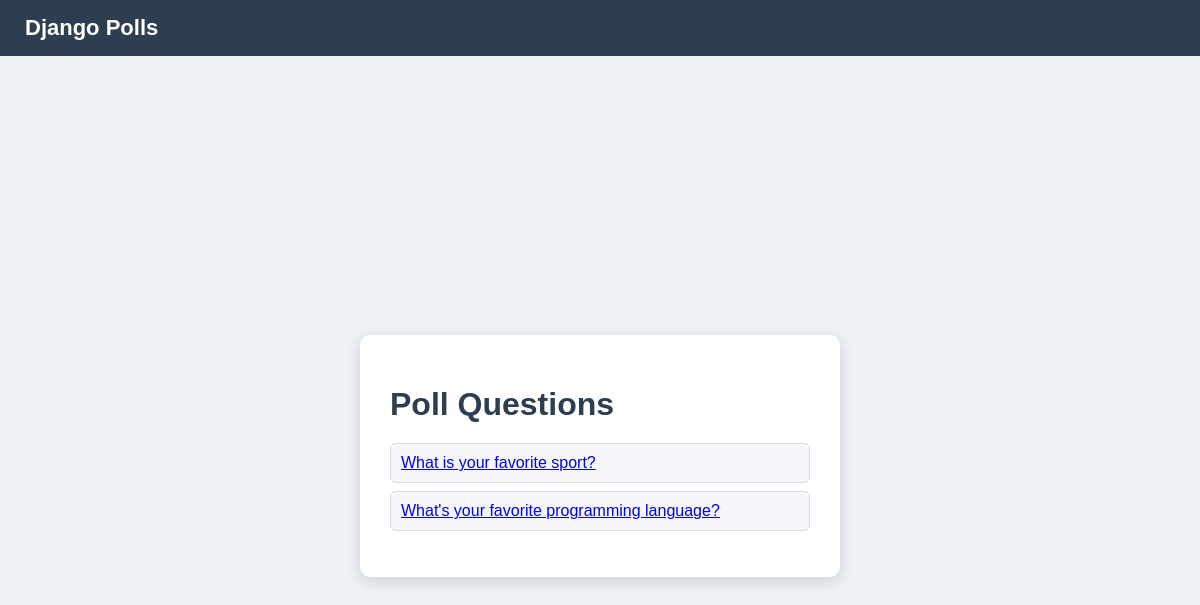
/, run on an earlier commit of the app's database.
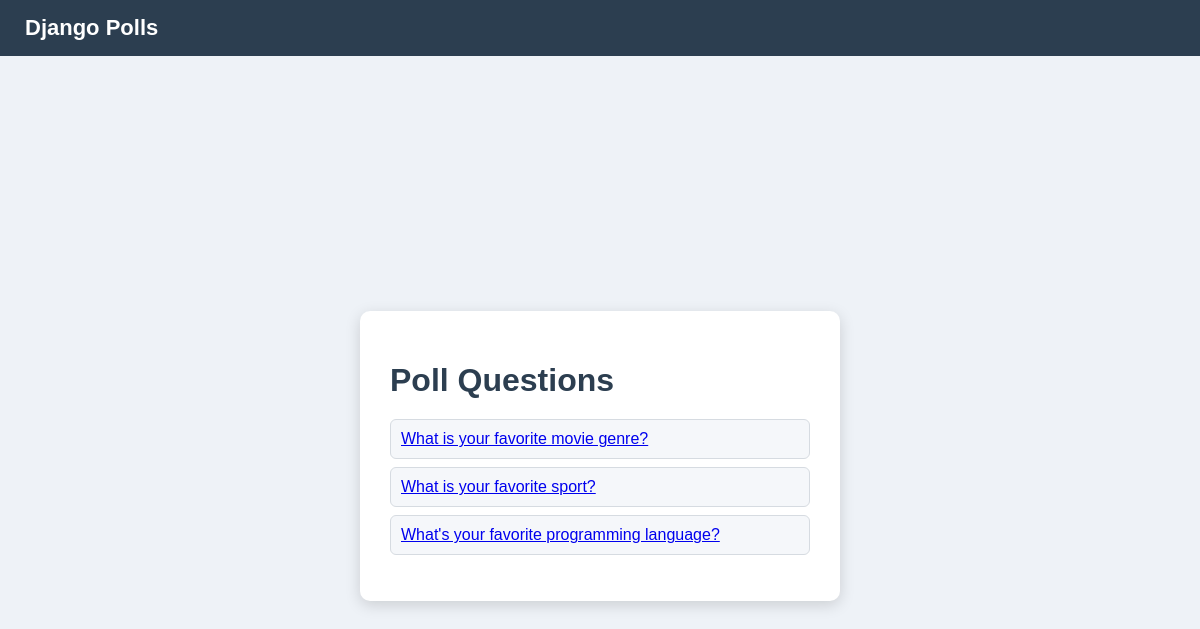
And on a later commit of the database.
### polls/models.py (models this page shows, shortened)
class Question(models.Model):
    question_text = models.CharField(max_length=200)
    pub_date = models.DateTimeField("date published")

### polls/views.py (the view)
# urls.py: path("", views.index, name="index"),
def index(request):
    latest_question_list = Question.objects.order_by("-pub_date")[:5]
    context = {"latest_question_list": latest_question_list}
    return render(request, "polls/index.html", context)

### polls/templates/polls/index.html
{% load static %}
<link rel="stylesheet" href="{% static 'polls/style.css' %}">
<header>
    <a href="{% url 'polls:index' %}">Django Polls</a>
</header>
<div class="container">
<div class="card">
<h1>Poll Questions</h1>
{% if latest_question_list %}
<ul>
    {% for question in latest_question_list %}
        <li>
            <a href="{% url 'polls:detail' question.id %}">
                {{ question.question_text }}
            </a>
        </li>
    {% endfor %}
</ul>
{% else %}
<p>No polls are available.</p>
{% endif %}
</div>
</div>

What changed in the data, as far as the page shows it:
added Question: question_text "What is your favorite movie genre?"
